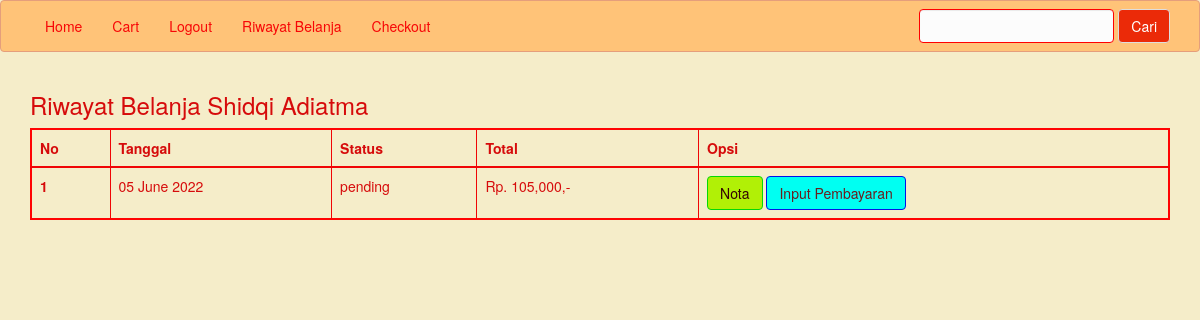
Screenshot of /riwayat.php (signed in) with the database file from the repository.
### tables this page shows
CREATE TABLE `pembelian` (
  `id_pembelian` int(11) NOT NULL,
  `id_pelanggan` int(11) NOT NULL,
  `tanggal_pembelian` date NOT NULL,
  `total_pembelian` int(11) NOT NULL,
  `alamat_pengiriman` text NOT NULL,
  `status_pembelian` varchar(100) NOT NULL DEFAULT 'pending',
  `resi_pengiriman` varchar(50) NOT NULL,
  `totalberat` int(11) NOT NULL,
  `provinsi` varchar(150) NOT NULL,
  `distrik` varchar(150) NOT NULL,
  `tipe` varchar(100) NOT NULL,
  `kodepos` varchar(15) NOT NULL,
  `ekspedisi` varchar(50) NOT NULL,
  `paket` varchar(50) NOT NULL,
  `ongkir` int(11) NOT NULL,
  `estimasi` varchar(100) NOT NULL
);

### riwayat.php (the view, shortened to what this page needs)
<?php
include 'koneksi.php';
?>
<!DOCTYPE html>
<html lang="en">
<head>
  <link rel="stylesheet" href="admin/assets/css/bootstrap.css">
</head>
<body>
<?php include 'templates/navbar.php'; ?>
<section class="content">
  <div class="container">
    <h3>Riwayat Belanja <?= $_SESSION['pelanggan']['nama_pelanggan']; ?></h3>
    <table class="table table-bordered">
			<thead>
				<tr>
					<th>No</th>
					<th>Tanggal</th>
					<th>Status</th>
					<th>Total</th>
					<th>Opsi</th>
				</tr>
			</thead>
			<tbody>
				<?php
				$no = 1;
				$id_pelanggan = $_SESSION['pelanggan']['id_pelanggan'];
				$ambil = $koneksi->query("SELECT * FROM pembelian WHERE id_pelanggan='$id_pelanggan'");
				?>
				<?php
				while($pecah = $ambil->fetch_assoc()):
				?>
				<tr>
					<th><?= $no++; ?></th>
					<td><?= date("d F Y", strtotime($pecah['tanggal_pembelian'])); ?></td>
					<td>
						<?= $pecah['status_pembelian']; ?><br>
					</td>
					<td>Rp. <?= number_format($pecah['total_pembelian']); ?>,-</td>
					<td>
						<a href="nota.php?id=<?= $pecah['id_pembelian']; ?>" class="btn btn-info">Nota</a>
						<?php if($pecah['status_pembelian'] == 'pending'): ?>
							<a href="pembayaran.php?id=<?= $pecah['id_pembelian']; ?>" class="btn btn-success">Input Pembayaran</a>
							<?php else: ?>
								<a href="lihat-pembayaran.php?id=<?= $pecah['id_pembelian']; ?>" class="btn btn-warning">Lihat Pembayaran</a>
						<?php endif; ?>
					</td>
				</tr>
				<?php endwhile; ?>
			</tbody>
    </table>
  </div>
</section>
</body>
</html>

### rows the page displays
pembelian: tanggal_pembelian "05 June 2022", status_pembelian "pending", total_pembelian "105,000"

### other values shown
$_SESSION['pelanggan']['nama_pelanggan'] "Shidqi Adiatma"
